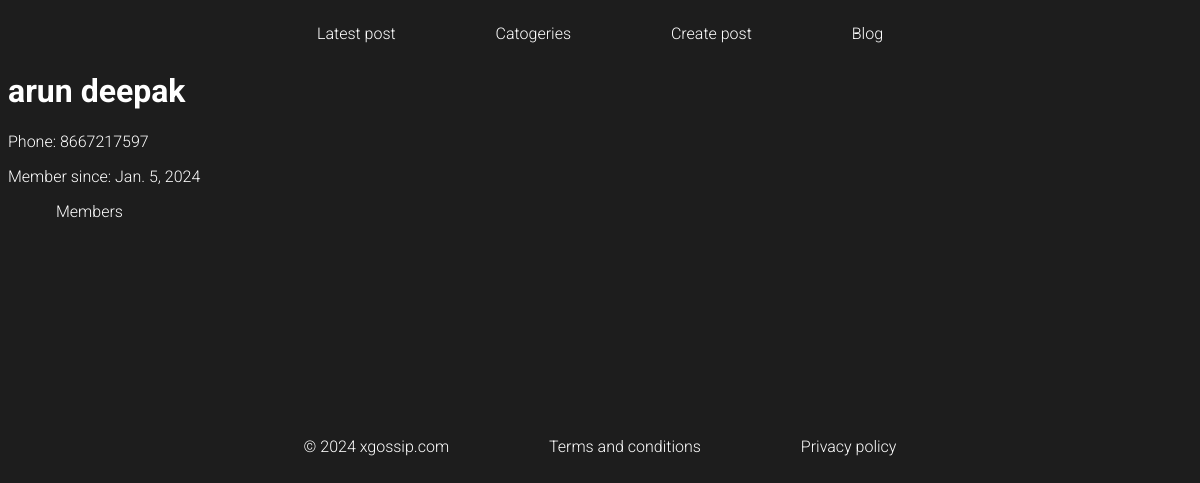
Screenshot of /members/details/1/ with the database file from the repository.
### members/models.py (models this page shows, shortened)
class Member(models.Model):
    firstname = models.CharField(max_length=255)
    lastname = models.CharField(max_length=255)
    phone = models.IntegerField(null=True)
    joined_date = models.DateField(null=True)

### members/views.py (the view)
# urls.py: path('members/details/<int:id>/',views.details,name='details'),
def details(request,id):
    mymembers = Member.objects.get(id=id)
    template = loader.get_template('details.html')
    context = {
        'mymembers':mymembers,
    }
    return HttpResponse(template.render(context,request))

### members/templates/details.html (shortened to what this page needs)
{% extends "master.html" %}
{% block content %}
    <h1> {{mymembers.firstname}} {{mymembers.lastname}} </h1>
    <p>Phone: {{mymembers.phone}}</p>
    <p>Member since: {{mymembers.joined_date}}</p>
    <p><a href="/members">Members</a></p>
{% endblock content %}

### members/templates/master.html (style rules this page uses)
body { background-color:rgb(29,29,29); color:white; font-family: "Roboto", sans-serif; font-weight: 300; font-style: normal; }
a { color: rgb(255, 255, 255); padding: 0.1rem 1rem; gap: 5rem; margin:2rem; text-decoration: none; }

### rows the page displays
Member: firstname "arun", lastname "deepak", phone "8667217597", joined_date "Jan. 5, 2024"
